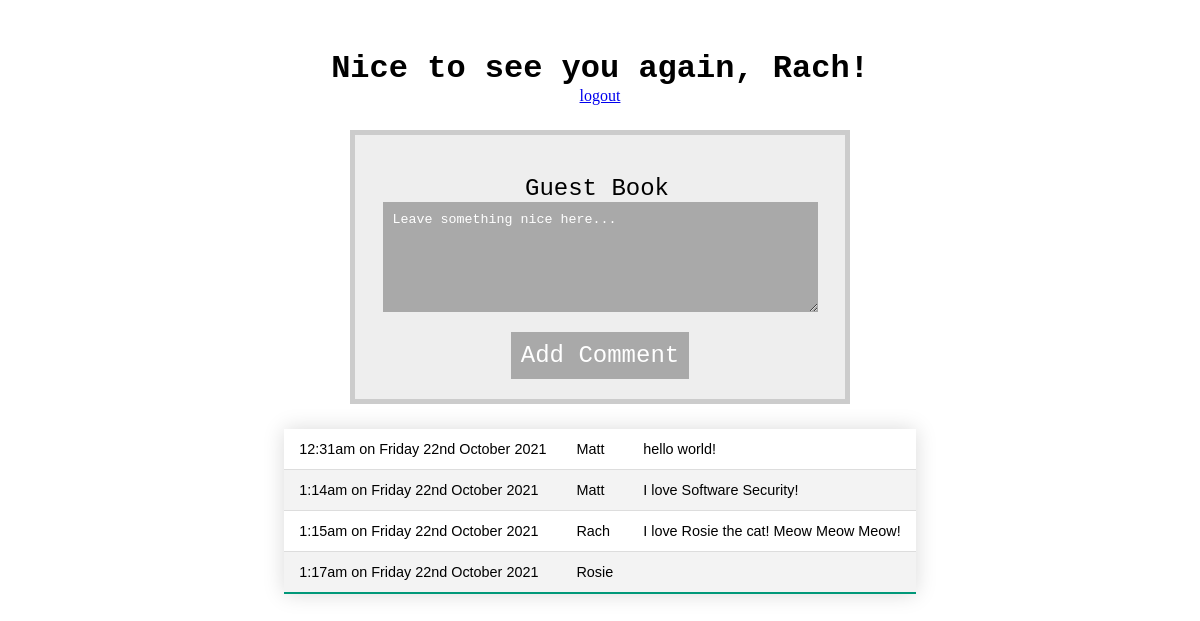
Page /landing.php (signed in) on the committed database.
### tables this page shows
CREATE TABLE `guestbook` (
  `id` int(10) UNSIGNED NOT NULL,
  `timestamp` datetime NOT NULL DEFAULT current_timestamp(),
  `username` varchar(255) NOT NULL,
  `comment` varchar(255) NOT NULL
);

### landing.php (the view, shortened to what this page needs)
<?php
	if (!isset($_SESSION['user_name'])) {
		echo '<center><img src = "oh_no.png"><br>You are not logged in!</center>';
	} else {
		echo "<h1>Nice to see you again, " . ucfirst($_SESSION['user_name']) . "!</h1>";
		echo "<a href='logout.php'>logout</a>"
 ?>
		<!DOCTYPE html>
		<html>
			<head>
				<link rel="stylesheet" href="style.css">
			</head>
			<body>
				<form method="post" action="" name="guestbook">
					<div class="form-element">
						<label>Guest Book</label>
						<textarea name="comment" id="guestbook" rows="6" cols="50">Leave something nice here...</textarea>
					</div>
					<button type="submit" name="add_comment" value="add_comment">Add Comment</button>
				</form>
			</body>
		</html>
<?PHP
	$conn = new mysqli("localhost", "root", "", "softwaresecurity");
	$query = "SELECT * FROM guestbook";
	$result = $conn->query($query);
	echo "<center><table class='styled-table'>";
		while($row = $result->fetch_assoc()){
			echo "<tr><td>" . date_format(new DateTime($row['timestamp']), 'g:ia \o\n l jS F Y') . "</td><td>"
			. ucfirst($row['username']) . "</td><td>" . $row['comment'] ."</td></tr>";
		}
		echo "</table></center>";
	}
?>

### style.css (style rules this page uses)
* { padding: 0; margin: 0; box-sizing: border-box; }
body { margin: 50px auto; text-align: center; width: 800px; }
h1 { font-family: 'Courier New', monospace; font-size: 2rem; }
label { width: 150px; display: inline-block; text-align: left; font-size: 1.5rem; font-family: 'Courier New', monospace; }
form { margin: 25px auto; padding: 20px; border: 5px solid #ccc; width: 500px; background: #eee; }
div.form-element { margin: 20px 0; }
textarea { padding: 10px; font-family: 'Courier New', monospace; background: darkgray; color: white; border: none; }
button { padding: 10px; font-size: 1.5rem; font-family: 'Courier New', monospace; font-weight: 100; background: darkgray; color: white; border: none; }
.styled-table { border-collapse: collapse; margin: 25px 0; font-size: 0.9em; font-family: sans-serif; min-width: 400px; box-shadow: 0 0 20px rgba(0, 0, 0, 0.15); }
.styled-table th, .styled-table td { padding: 12px 15px; }
.styled-table tbody tr { border-bottom: 1px solid #dddddd; }
.styled-table tbody tr:nth-of-type(even) { background-color: #f3f3f3; }
.styled-table tbody tr:last-of-type { border-bottom: 2px solid #009879; }

### rows in the picture
guestbook: timestamp "12:31am on Friday 22nd October 2021", username "Matt", comment "hello world!"
guestbook: timestamp "1:14am on Friday 22nd October 2021", username "Matt", comment "I love Software Security!"
guestbook: timestamp "1:15am on Friday 22nd October 2021", username "Rach", comment "I love Rosie the cat! Meow Meow Meow!"
guestbook: timestamp "1:17am on Friday 22nd October 2021", username "Rosie"

### other values in the picture
$_SESSION['user_name'] "Rach"
